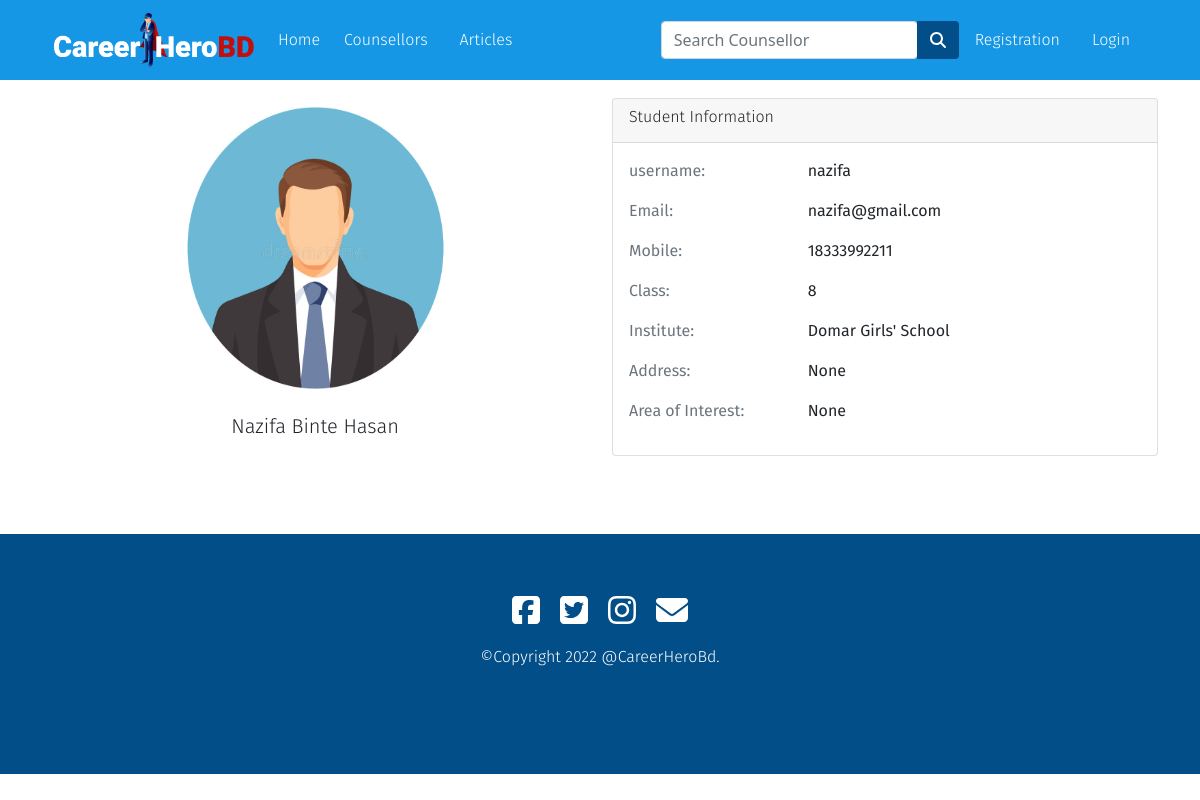
Page /student_profile/8/ on the committed database.
### app/models.py (models this page shows, shortened)
class Student(models.Model):
  user = models.ForeignKey(settings.AUTH_USER_MODEL,on_delete=models.CASCADE)
  name = models.CharField(max_length=30,blank=True,null=True)
  email = models.EmailField(max_length=40,blank=True,null=True)
  mobile = models.IntegerField(blank=True,null=True)
  image = models.ImageField(upload_to='images/',null=True,blank=True)
  cls = models.CharField(max_length=30,blank=True,null=True)
  institute = models.CharField(max_length=300,blank=True,null=True)
  address = models.CharField(max_length=100,blank=True,null=True)
  area_of_interest = models.CharField(max_length=100,blank=True,null=True)

class User(AbstractUser):
  is_counselor= models.BooleanField(default=False)
  is_student = models.BooleanField(default=False)

### app/views.py (the view)
# urls.py: path('student_profile/<int:pk>/',views.student_profile,name="student_profile"),
def student_profile(request,pk):
  student = Student.objects.get(pk=pk)
  thread = ThreadModel.objects.filter(pk=pk)
  message_list = MessageModel.objects.filter(thread__pk__contains=pk)
  context = {'student':student,'thread':thread,'message_list':message_list}
  return render(request, 'app/studentProfile.html',context)

### app/templates/app/studentProfile.html (shortened to what this page needs)
{% extends 'app/base.html' %}
{% load static %}
{% block main-content %}
<div class="container my-5" style="padding-top: 50px;">
  <div class="row">
    <div class="col-md-6">
      <div class="card align-items-center " style="border: none;">
        {% if student.image %}
        <img src="{{ student.image.url }}" alt="" width="50%" height="300px">
        {% else %}
        <img src="{% static 'app/images/img/profile1.jpg' %}" alt="" width="50%" height="300px">
        {% endif %}
        <div class="card-body text-center">
          <h5 class="card-title text-center">{{student.name}}</h5>
          <br>
        </div>
      </div>
    </div>
    <div class="col-md-6">
      <div class="card">
        <div class="card-header">
          <h6>Student Information</h6>
        </div>
        <div class="card-body">
          <div class="row">
            <div class="col-4 text-muted">
              <p><b> username:</b></p>
            </div>
            <div class="col-6">
              <p><b> {{ student.user.username }}</b></p>
            </div>
          </div>
          <div class="row">
            <div class="col-4 text-muted">
              <p><b> Email:</b></p>
            </div>
            <div class="col-6">
              <p><b> {{ student.email }}</b></p>
            </div>
          </div>
          <div class="row">
            <div class="col-4 text-muted">
              <p><b> Mobile:</b></p>
            </div>
            <div class="col-6">
              <p><b> {{ student.mobile }}</b></p>
            </div>
          </div>
          <div class="row">
            <div class="col-4 text-muted">
              <p><b> Class:</b></p>
            </div>
            <div class="col-6">
              <p><b> {{ student.cls}}</b></p>
            </div>
          </div>
          <div class="row">
            <div class="col-4 text-muted">
              <p><b> Institute:</b></p>
            </div>
            <div class="col-6">
              <p><b> {{ student.institute }}</b></p>
            </div>
          </div>
          <div class="row">
            <div class="col-4 text-muted">
              <p><b> Address:</b></p>
            </div>
            <div class="col-6">
              <p><b> {{ student.address }}</b></p>
            </div>
          </div>
          <div class="row">
            <div class="col-4 text-muted">
              <p><b> Area of Interest:</b></p>
            </div>
            <div class="col-6">
              <p><b> {{ student.area_of_interest }}</b></p>
            </div>
          </div>
        </div>
      </div>
    </div>
  </div>
</div>
{% endblock main-content %}

### app/templates/app/base.html (style rules this page uses)
* { margin: 0; padding: 0; }
body { scroll-behavior: smooth; }
h4, h5, h6, p, a { font-family: 'Fira Sans', sans-serif; font-weight: 300; text-align: justify; }

### rows in the picture
Student: name "Nazifa Binte Hasan", user.username "nazifa", email "nazifa@gmail.com", mobile "18333992211", cls "8", institute "Domar Girls' School", address "None", area_of_interest "None"
